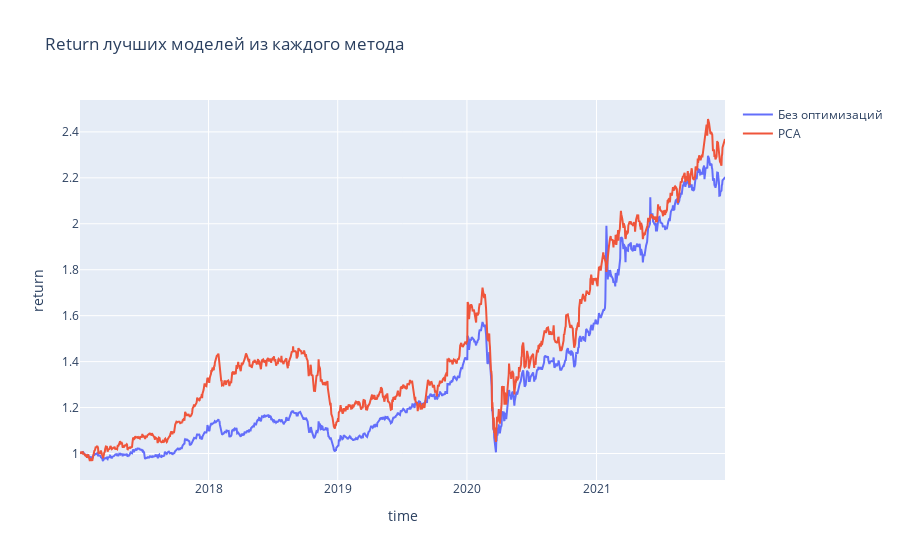

The notebook cell this image was saved under:
### Code cell
plot_results(names=['Без оптимизаций', 'PCA'], optimizers=[po_randomsearch, po_randomsearch_PCA], 
             df_train=data_train, df_test=data_test, title='Return лучших моделей из каждого метода')

### Figure 1 — Plotly figure (JSON) as saved in the notebook; plotly's stock layout.template omitted (floating-point values rounded to 4 significant figures; data arrays with more than 128 entries replaced by an {"elided": "..."} marker saying what was removed)
{"data": [{"name": "Без оптимизаций", "type": "scatter", "x": {"elided": "1258 str values"}, "y": {"elided": "1258 float values"}}, {"name": "PCA", "type": "scatter", "x": {"elided": "1258 str values"}, "y": {"elided": "1258 float values"}}], "layout": {"title": {"text": "Return лучших моделей из каждого метода"}, "xaxis": {"title": {"text": "time"}}, "yaxis": {"title": {"text": "return"}}}}
